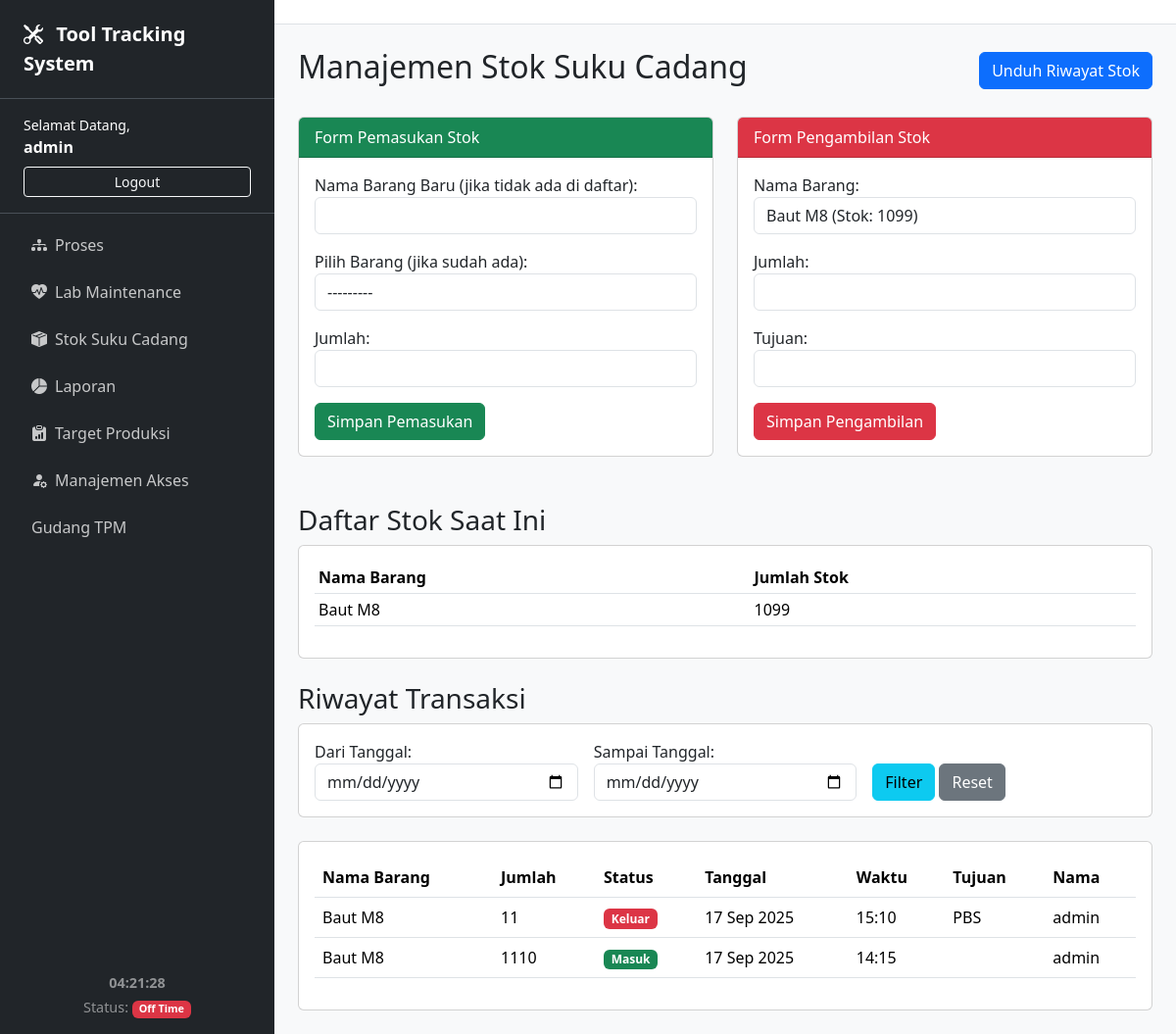
Page /suku-cadang/ (signed in) on the earlier database version.
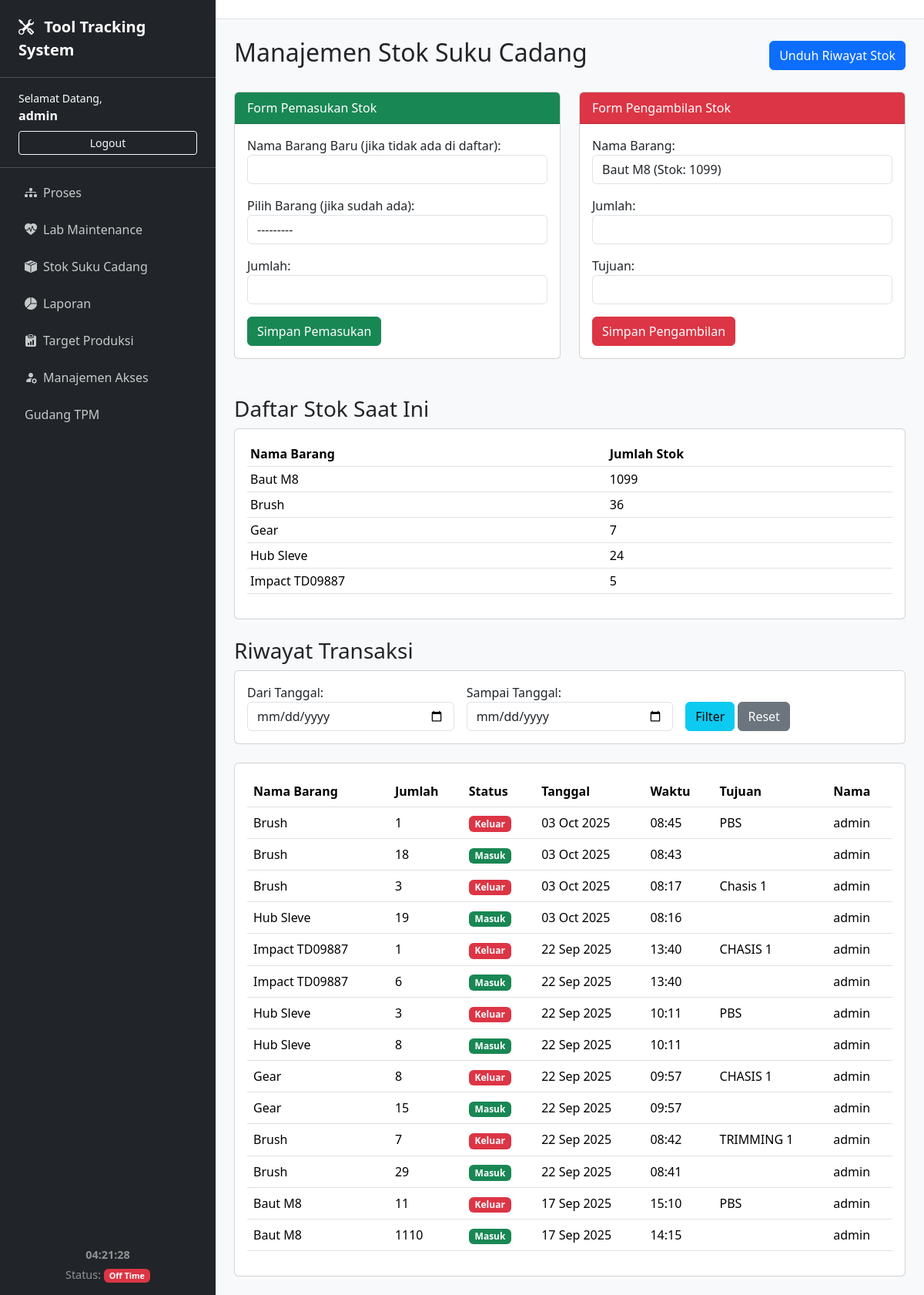
Same page on the later database version.
### tracker/models.py (models this page shows, shortened)
class SukuCadang(models.Model):
    nama = models.CharField(max_length=200, unique=True)
    jumlah_stok = models.IntegerField(default=0)
    def __str__(self): return f"{self.nama} (Stok: {self.jumlah_stok})"

class RiwayatStok(models.Model):
    STATUS_CHOICES = [('Masuk', 'Masuk'), ('Keluar', 'Keluar')]
    suku_cadang = models.ForeignKey(SukuCadang, on_delete=models.CASCADE)
    jumlah = models.IntegerField()
    status = models.CharField(max_length=10, choices=STATUS_CHOICES)
    tujuan = models.CharField(max_length=255, blank=True, null=True)
    nama_pengguna = models.CharField(max_length=150)
    waktu = models.DateTimeField(auto_now_add=True)

### tracker/views.py (the view, shortened to what this page needs)
# urls.py: path('suku-cadang/', views.manajemen_stok, name='manajemen_stok'),
@login_required
@transaction.atomic
def manajemen_stok(request):
    riwayat = RiwayatStok.objects.all().order_by('-waktu')
    filter_form = StokHistoryFilterForm(request.GET)
    if filter_form.is_valid():
        start_date = filter_form.cleaned_data.get('start_date')
        end_date = filter_form.cleaned_data.get('end_date')
        if start_date:
            riwayat = riwayat.filter(waktu__date__gte=start_date)
        if end_date:
            riwayat = riwayat.filter(waktu__date__lte=end_date)
    form_masuk = StokMasukForm()
    form_keluar = StokKeluarForm()
    stok_sekarang = SukuCadang.objects.all().order_by('nama')
    context = {
        'form_masuk': form_masuk,
        'form_keluar': form_keluar,
        'stok_sekarang': stok_sekarang,
        'riwayat': riwayat,
        'filter_form': filter_form # Kirim form filter ke template
    }
    return render(request, 'tracker/manajemen_stok.html', context)

### tracker/forms.py
class StokMasukForm(forms.Form):
    nama_barang_baru = forms.CharField(label="Nama Barang Baru (jika tidak ada di daftar)", max_length=200, required=False)
    barang_yang_ada = forms.ModelChoiceField(label="Pilih Barang (jika sudah ada)", queryset=SukuCadang.objects.all(), required=False)
    jumlah = forms.IntegerField(min_value=1)
    def __init__(self, *args, **kwargs):
        super().__init__(*args, **kwargs)
        for field in self.fields:
            self.fields[field].widget.attrs.update({'class': 'form-control'})

class StokKeluarForm(forms.Form):
    suku_cadang = forms.ModelChoiceField(label="Nama Barang", queryset=SukuCadang.objects.all(), empty_label=None)
    jumlah = forms.IntegerField(min_value=1)
    tujuan = forms.CharField(max_length=255)
    def __init__(self, *args, **kwargs):
        super().__init__(*args, **kwargs)
        for field in self.fields:
            self.fields[field].widget.attrs.update({'class': 'form-control'})

### tracker/templates/tracker/manajemen_stok.html (shortened to what this page needs)
{% extends 'tracker/base.html' %}
{% block content %}
<div class="d-flex justify-content-between align-items-center mb-4">
    <h2>Manajemen Stok Suku Cadang</h2>
    {% if user.userprofile.is_developer or user.userprofile.can_edit_stok %}
    <a href="{% url 'download_laporan_stok' %}?start_date={{ request.GET.start_date|default:'' }}&end_date={{ request.GET.end_date|default:'' }}" class="btn btn-primary">Unduh Riwayat Stok</a>
    {% endif %}
</div>
{% if user.userprofile.is_developer or user.userprofile.can_edit_stok %}
<div class="row">
    <div class="col-md-6">
        <div class="card mb-4">
            <div class="card-header bg-success text-white">Form Pemasukan Stok</div>
            <div class="card-body">
                <form method="post">
                    {{ form_masuk.as_p }}
                    <button type="submit" name="submit_masuk" class="btn btn-success">Simpan Pemasukan</button>
                </form>
            </div>
        </div>
    </div>
    <div class="col-md-6">
        <div class="card mb-4">
            <div class="card-header bg-danger text-white">Form Pengambilan Stok</div>
            <div class="card-body">
                <form method="post">
                    {{ form_keluar.as_p }}
                    <button type="submit" name="submit_keluar" class="btn btn-danger">Simpan Pengambilan</button>
                </form>
            </div>
        </div>
    </div>
</div>
{% endif %}
<h3 class="mt-4">Daftar Stok Saat Ini</h3>
<div class="card mb-4">
    <div class="card-body">
        <table class="table table-sm">
            <thead><tr><th>Nama Barang</th><th>Jumlah Stok</th></tr></thead>
            <tbody>
            {% for item in stok_sekarang %}
                <tr><td>{{ item.nama }}</td><td>{{ item.jumlah_stok }}</td></tr>
            {% empty %}
                <tr><td colspan="2" class="text-center">Belum ada suku cadang.</td></tr>
            {% endfor %}
            </tbody>
        </table>
    </div>
</div>
<h3 class="mt-4">Riwayat Transaksi</h3>
<div class="card mb-4">
    <div class="card-body">
        <form method="get" class="row g-3 align-items-end">
            <div class="col-md-4">{{ filter_form.start_date.label_tag }} {{ filter_form.start_date }}</div>
            <div class="col-md-4">{{ filter_form.end_date.label_tag }} {{ filter_form.end_date }}</div>
            <div class="col-md-4">
                <button type="submit" class="btn btn-info">Filter</button>
                <a href="{% url 'manajemen_stok' %}" class="btn btn-secondary">Reset</a>
            </div>
        </form>
    </div>
</div>
<div class="card">
    <div class="card-body">
        <table class="table">
            <thead>
                <tr>
                    <th>Nama Barang</th>
                    <th>Jumlah</th>
                    <th>Status</th>
                    <th>Tanggal</th>
                    <th>Waktu</th>
                    <th>Tujuan</th>
                    <th>Nama</th>
                </tr>
            </thead>
            <tbody>
                {% for log in riwayat %}
                <tr>
                    <td>{{ log.suku_cadang.nama }}</td>
                    <td>{{ log.jumlah }}</td>
                    <td>
                        {% if log.status == 'Masuk' %}
                            <span class="badge bg-success">{{ log.status }}</span>
                        {% else %}
                            <span class="badge bg-danger">{{ log.status }}</span>
                        {% endif %}
                    </td>
                    <td>{{ log.waktu|date:"d M Y" }}</td>
                    <td>{{ log.waktu|date:"H:i" }}</td>
                    <td>{{ log.tujuan|default_if_none:"" }}</td>
                    <td>{{ log.nama_pengguna }}</td>
                </tr>
                {% empty %}
                <tr>
                    <td colspan="7" class="text-center">Tidak ada riwayat transaksi untuk filter ini.</td>
                </tr>
                {% endfor %}
            </tbody>
        </table>
    </div>
</div>
{% endblock %}

Differences in the rows shown:
added SukuCadang: nama "Brush", jumlah_stok "36"
added SukuCadang: nama "Gear", jumlah_stok "7"
added SukuCadang: nama "Hub Sleve", jumlah_stok "24"
added SukuCadang: nama "Impact TD09887", jumlah_stok "5"
added RiwayatStok: suku_cadang.nama "Brush", jumlah "1", status "Keluar", waktu "03 Oct 2025", waktu "08:45", tujuan "PBS", nama_pengguna "admin"
added RiwayatStok: suku_cadang.nama "Brush", jumlah "18", status "Masuk", waktu "03 Oct 2025", waktu "08:43", nama_pengguna "admin"
added RiwayatStok: suku_cadang.nama "Brush", jumlah "3", status "Keluar", waktu "03 Oct 2025", waktu "08:17", tujuan "Chasis 1", nama_pengguna "admin"
added RiwayatStok: suku_cadang.nama "Hub Sleve", jumlah "19", status "Masuk", waktu "03 Oct 2025", waktu "08:16", nama_pengguna "admin"
added RiwayatStok: suku_cadang.nama "Impact TD09887", jumlah "1", status "Keluar", waktu "22 Sep 2025", waktu "13:40", tujuan "CHASIS 1", nama_pengguna "admin"
added RiwayatStok: suku_cadang.nama "Impact TD09887", jumlah "6", status "Masuk", waktu "22 Sep 2025", waktu "13:40", nama_pengguna "admin"
added RiwayatStok: suku_cadang.nama "Hub Sleve", jumlah "3", status "Keluar", waktu "22 Sep 2025", waktu "10:11", tujuan "PBS", nama_pengguna "admin"
added RiwayatStok: suku_cadang.nama "Hub Sleve", jumlah "8", status "Masuk", waktu "22 Sep 2025", waktu "10:11", nama_pengguna "admin"
added RiwayatStok: suku_cadang.nama "Gear", jumlah "8", status "Keluar", waktu "22 Sep 2025", waktu "09:57", tujuan "CHASIS 1", nama_pengguna "admin"
added RiwayatStok: suku_cadang.nama "Gear", jumlah "15", status "Masuk", waktu "22 Sep 2025", waktu "09:57", nama_pengguna "admin"
added RiwayatStok: suku_cadang.nama "Brush", jumlah "7", status "Keluar", waktu "22 Sep 2025", waktu "08:42", tujuan "TRIMMING 1", nama_pengguna "admin"
added RiwayatStok: suku_cadang.nama "Brush", jumlah "29", status "Masuk", waktu "22 Sep 2025", waktu "08:41", nama_pengguna "admin"
